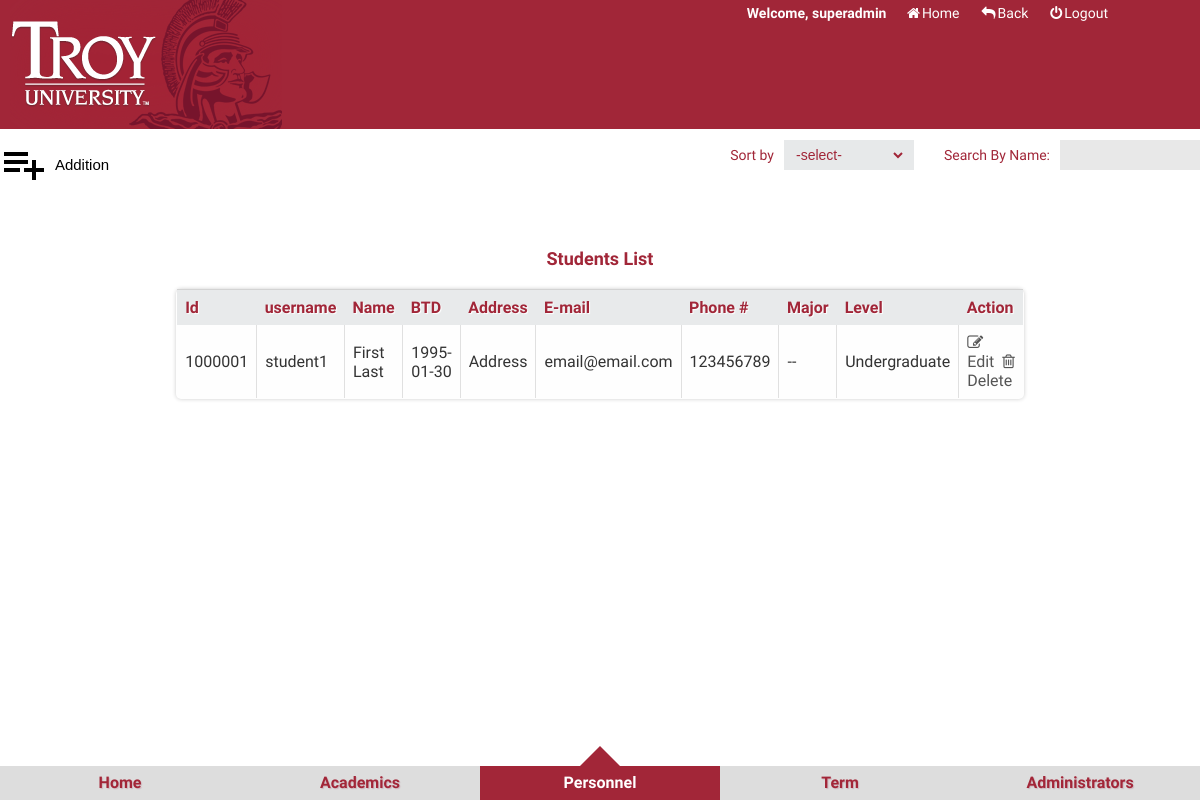
Page /admin/listStud.php?keywords=First (signed in) on the committed database.
### tables this page shows
CREATE TABLE IF NOT EXISTS `troy_students` (
  `sId` int(11) unsigned NOT NULL AUTO_INCREMENT,
  `username` varchar(45) NOT NULL,
  `password` char(45) NOT NULL,
  `sFirstName` varchar(45) NOT NULL,
  `sLastName` varchar(45) NOT NULL,
  `sBTD` varchar(45) NOT NULL,
  `sAddress` varchar(45) NOT NULL,
  `sEmail` varchar(45) NOT NULL,
  `phoneNum` int(15) NOT NULL,
  `sMajorId` varchar(45) NOT NULL,
  `level` varchar(45) NOT NULL,
  PRIMARY KEY (`sId`),
  UNIQUE KEY `username` (`username`)
);

CREATE TABLE IF NOT EXISTS `troy_level` (
  `id` int(10) unsigned NOT NULL AUTO_INCREMENT,
  `levelName` varchar(100) NOT NULL,
  PRIMARY KEY (`id`)
);

### lib/mysql.func.php (called while the page is built, shortened)
<?php
function fetchAll($sql,$result_type=MYSQLI_ASSOC){
    $link=mysqli_connect(DB_HOST,DB_USER,DB_PWD,DB_DBNAME) or die("Connect MySQL Fail:".mysqli_errno($link).":".mysqli_errno($link));
    $result=mysqli_query($link,$sql);
    while(@$row=mysqli_fetch_array($result,$result_type)){
        $rows[]=$row;
    }
    return $rows;
}

### admin/listStud.php (the view, shortened to what this page needs)
<?php
$order=$_REQUEST['order']?$_REQUEST['order']:null;
$orderBy=$order?"order by ".$order:null;
$keywords=$_REQUEST['keywords']?$_REQUEST['keywords']:null;
$where=$keywords?"where sFirstName like '%{$keywords}%' or sLastName like '%{$keywords}%'":null;
$sql="select * from troy_students as stud LEFT JOIN troy_subjects as sub ON stud.sMajorId=sub.id LEFT JOIN troy_level as l on stud.level=l.id {$where}";
$totalRows=getResultNum($sql);
$pageSize=2;
$totalPage=ceil($totalRows/$pageSize);
$page=$_REQUEST['page']?(int)$_REQUEST['page']:1;
if($page>=$totalPage)$page=$totalPage;
$offset=($page-1)*$pageSize;
$sql="select * from troy_students as stud LEFT JOIN troy_subjects as sub ON stud.sMajorId=sub.id LEFT JOIN troy_level as l on stud.level=l.id {$where} {$orderBy} limit {$offset},{$pageSize}";
$rows=fetchAll($sql);
?>
<!DOCTYPE html>
<html lang="en">
<head>
    <link href="../css/normalize.css" type="text/css" rel="stylesheet">
    <link href="css/main.css" type="text/css" rel="stylesheet">
    <link href="css/content.css" type="text/css" rel="stylesheet">
    <link href="../css/font-awesome.css" type="text/css" rel="stylesheet">
    <link href="css/animation.css" type="text/css" rel="stylesheet">
    <link href="css/backstage.css" type="text/css" rel="stylesheet">
</head>
<body>
<div class="head">
    <div class="logo fl"><a href="#"></a></div>
    <div class="operation_user fr">
        <div class="link">
            <b style="color:#fff">Welcome,
                <?php
                if(isset($_SESSION['TroyCourSYSadminName'])){
                    echo $_SESSION['TroyCourSYSadminName'];
                }elseif(isset($_COOKIE['TroyCourSYSadminName'])){
                    echo $_COOKIE['TroyCourSYSadminName'];
                }
                ?>
            </b>&nbsp;&nbsp;<a href="index.php" style="color:#fff" class="" ><i class="fa fa-home"></i><span>Home</span></a><a href="#" class="" onclick="history.go(-1)" style="color:#fff"><i class="fa fa-reply"></i><span>Back</span></a><a href="doAdminAction.php?act=logout" class="" style="color:#fff"><i class="fa fa-power-off"></i><span>Logout</span></a>
        </div>
    </div>
</div>
<div class="container">
    <div class="st-container">
        <a href="#st-panel-1">Home</a>
        <a href="#st-panel-2">Academics</a>
        <a href="#st-panel-3">Personnel</a>
        <a href="#st-panel-4">Term</a>
        <a href="#st-panel-5">Administrators</a>
        <div class="details">
            <div class="details_operation clearfix">
                <div class="additionBtn fl">
                    <input type="button" value="Addition" class="add add48x48" onclick="addStud()">
                </div>
                <div class="fr">
                    <div class="text">
                        <span>Sort by</span>
                        <div class="bui_select">
                            <select id="" class="select" onchange="change(this.value)">
                                <option>-select-</option>
                            </select>
                        </div>
                    </div>
                    <div class="text">
                        <span>Search By Name:</span>
                        <input type="text" value="" class="search" id="search" onkeypress="search()">
                    </div>
                </div>
            </div>
            <table class="table" cellpadding="0" cellspacing="0">
                <caption>Students List</caption>
                <thead>
                <tr>
                    <th width="5%">Id</th>
                    <th width="5%">username</th>
                    <th width="20%">Name</th>
                    <th width="10%">BTD</th>
                    <th width="25%">Address</th>
                    <th width="15%">E-mail</th>
                    <th width="5%">Phone #</th>
                    <th width="15%">Major</th>
                    <th width="10%">Level</th>
                    <th>Action</th>
                </tr>
                </thead>
                <tbody>
                <?php foreach($rows as $row):?>
                    <tr>
                        <td><?php echo $row['sId']; ?></td>
                        <td><?php echo $row['username']; ?></td>
                        <td><?php echo $row['sFirstName']." ".$row['sLastName']; ?></td>
                        <td><?php echo $row['sBTD']; ?></td>
                        <td><?php echo $row['sAddress']; ?></td>
                        <td><?php echo $row['sEmail']; ?></td>
                        <td><?php echo $row['phoneNum']; ?></td>
                        <td><?php echo $row['subShortName']."--".$row['subName']; ?></td>
                        <td><?php echo $row['levelName']; ?></td>
                        <td align="center"><a href="javascript:editStud(<?php echo $row['sId']; ?>)"><i class="fa fa-pencil-square-o"></i>Edit</a>&nbsp;&nbsp;<a href="javascript:delStud(<?php echo $row['sId']; ?>)"><i class="fa fa-trash-o"></i>Delete</a></td>
                    </tr>
                <?php endforeach;?>
                </tbody>
            </table>
        </div>
    </div>
</div>
</body>
</html>

### admin/css/main.css (style rules this page uses)
* { margin: 0;padding:0;font-family: 'Exo', sans-serif; }
body { font-family: Georgia,Serif;background: #fff;font-weight: 400;font-size: 15px;color: #333;-webkit-font-smoothing:antialiased; }
a { text-decoration: none;color: #555; }
input,select,textarea { outline: none;border: none; background: none; }
.fr { float:right }
.fl { float:left }
.clearfix:after, .clearfix:before { content: ""; display: table; }
.clearfix:after { clear: both }
.clearfix { zoom:1; }
.head { position:relative;height: 129px;width:100%; background:#a12638;overflow: hidden;z-index: 999999;font-family:"Josefin Slab","Myriad Pro",Arial,sans-serif; }
.logo { width: 282px; height: 100%; background: url(../../img/logo-TROY.png) 10px center no-repeat; }
.operation_user { height:27px;font-size:14px;overflow: hidden;position: absolute;top:0;right:0%;margin-right:80px; }
.link { line-height:27px; }
.link span { padding: 0 2px; }
.link a { padding: 0 10px; }
.st-container { width: 100%;height: 100%;position: absolute;left:0;bottom:0px;font-family:"Josefin Slab","Myriad Pro",Arial,sans-serif; }
.st-container>input,.st-container>a { width: 20%;height: 34px;line-height:34px;position: fixed;bottom:0px;cursor: pointer; }
.st-container>a { z-index: 10;font-weight: 700;font-size: 16px;background: #ddd;text-align: center;color:#A22638;text-shadow:1px 1px 1px rgba(151,24,64,0.2); }
#st-control-1,#st-control-1 + a { left:0; }
#st-control-2,#st-control-2 + a { left:20%; }
#st-control-3,#st-control-3 + a { left:40%; }
#st-control-4,#st-control-4 + a { left:60%; }
#st-control-5,#st-control-5 + a { left:80%; }
.st-container input:checked + a,.st-container input:checked:hover + a { background:#A22638;color:#FFF }
.st-container input:checked + a:after { content: "";width: 0;height: 0;overflow: hidden;border:20px solid transparent;border-bottom-color: #A22638;position: absolute;left: 50%;margin-left: -20px;bottom:100%;margin-top: 34px; }

### admin/css/backstage.css (style rules this page uses)
.add48x48 { background: url(../img/icon/additonBtn48x48.png) no-repeat left center;padding-left:50px;width: 114px;height: 48px; }
.details { margin-top: 140px }
table { overflow:hidden;font-size: 16px;font-family: 'Exo', sans-serif;border:1px solid #d3d3d3;background:#fefefe;border-collapse:collapse;width:50%;margin:5% auto;border-radius:5px;-webkit-border-radius:5px;-moz-border-radius:5px;box-shadow: 0 0 4px rgba(0, 0, 0, 0.2);-webkit-box-shadow: 0 0 4px rgba(0, 0, 0, 0.2);-moz-box-shadow: 0 0 4px rgba(0, 0, 0, 0.2); }
.table caption { color: #a12638;padding-bottom: 20px;font-size: 18px;font-family: 'Exo', sans-serif;font-weight: bold }
.table th, .table td { padding:8px; text-align:left; }
.table th, .table th:hover { padding-top:8px; text-shadow: 1px 1px 1px #fff; background:#e8eaeb;color: #a12638!important; }
.table td { border-right:1px solid #e0e0e0; }
.bui_select { background-color: #e7e9ea; height: 30px; float: left; }
.text { float: left; margin-left: 30px; display: inline;color:#a12638;font-weight: 500 }
.text span { line-height: 30px; font-size: 14px; float:left; margin-right: 10px; }
.search { width: 140px; height: 30px; line-height: 30px\9; background-color: #E8E8E8; padding: 0 8px; }
.select { font-size: 14px; height: 22px; margin: 4px 8px;color:#a12638; }

### admin/listStud.php (style rules this page uses)
body { overflow: hidden; }

### rows in the picture
troy_students: sId "1000001", username "student1", sFirstName "First", sLastName "Last", sBTD "1995-01-30", sAddress "Address", sEmail "email@email.com", phoneNum "123456789", troy_level.levelName "Undergraduate"

### other values in the picture
$_SESSION['TroyCourSYSadminName'] "superadmin"
